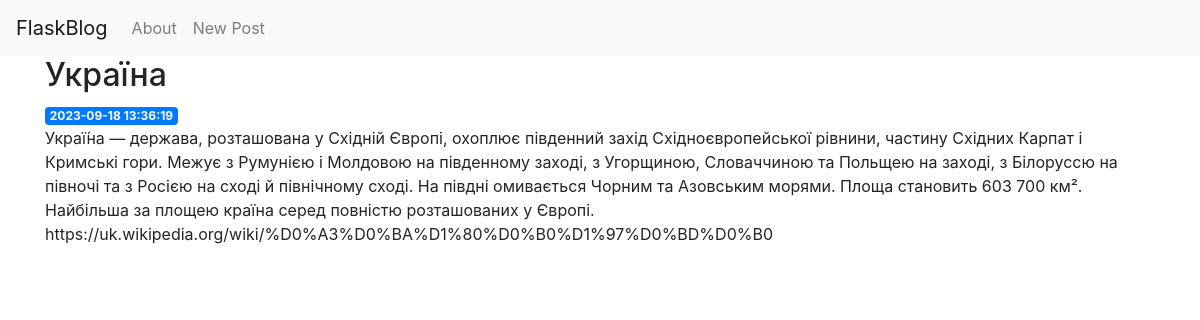
The page /1 on the database its author committed.
### tables this page shows
CREATE TABLE posts (
    id INTEGER PRIMARY KEY AUTOINCREMENT,
    created TIMESTAMP NOT NULL DEFAULT CURRENT_TIMESTAMP,
    title TEXT NOT NULL,
    content TEXT NOT NULL
);

### app.py (the view)
@app.route('/<int:post_id>')
def post(post_id):
    post = get_post(post_id)
    return render_template('post.html', post=post)

### app.py (called while the page is built)
def get_db_connection():
    conn = sqlite3.connect('database.db')
    conn.row_factory = sqlite3.Row
    return conn

def get_post(post_id):
    conn = get_db_connection()
    post = conn.execute('SELECT * FROM posts WHERE id = ?',
                        (post_id,)).fetchone()
    conn.close()
    if post is None:
        abort(404)
    return post

### templates/post.html
{% extends 'base.html' %}
{% block content %}
    <h2>{% block title %} {{ post['title'] }} {% endblock %}</h2>
    <span class="badge badge-primary">{{ post['created'] }}</span>
    <p>{{ post['content'] }}</p>
{% endblock %}

### rows shown on the page
posts: title "Україна", created "2023-09-18 13:36:19", content "Украї́на — держава, розташована у Східній Європі, охоплює південний захід Східноєвропейської рівнини, частину Східних Карпат і Кримські гори. Межує з Румунією і Молдовою на південному заході, з Угорщиною, Словаччиною та Польщею на заході, з Білоруссю на півночі та з Росією на сході й північному сході. На півдні омивається Чорним та Азовським морями. Площа становить 603 700 км². Найбільша за площею країна серед повністю розташованих у Європі. https://uk.wikipedia.org/wiki/%D0%A3%D0%BA%D1%80%D0%B0%D1%97%D0%BD%D0%B0"
